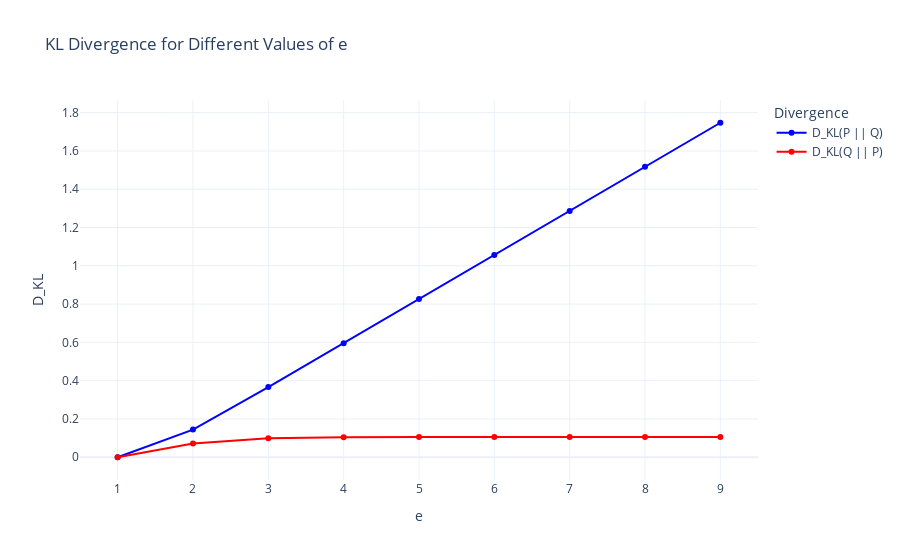

This figure's notebook cell:
### Code cell
p = (0.1, 0.9)

p_q = []
q_p = []
for e in range(1, 10):
    q = (0.1**e, 1 - 0.1**e)
    p_q.append(d_kl(p, q))
    q_p.append(d_kl(q, p))


import plotly.graph_objects as go

# Assuming d_kl is defined and p_q, q_p are computed
e_values = list(range(1, 10))  # x-axis values

fig = go.Figure()

# Add traces for p_q and q_p
fig.add_trace(
    go.Scatter(
        x=e_values,
        y=p_q,
        mode="lines+markers",
        name="D_KL(P || Q)",
        line=dict(color="blue"),
    )
)

fig.add_trace(
    go.Scatter(
        x=e_values,
        y=q_p,
        mode="lines+markers",
        name="D_KL(Q || P)",
        line=dict(color="red"),
    )
)

# Update layout
fig.update_layout(
    title="KL Divergence for Different Values of e",
    xaxis_title="e",
    yaxis_title="D_KL",
    legend_title="Divergence",
    template="plotly_white",
)

fig.show()

### Figure 1 — Plotly figure (JSON) as saved in the notebook; plotly's stock layout.template omitted (floating-point values rounded to 4 significant figures)
{"data": [{"line": {"color": "blue"}, "mode": "lines+markers", "name": "D_KL(P || Q)", "type": "scatter", "x": [1, 2, 3, 4, 5, 6, 7, 8, 9], "y": [0, 0.1445, 0.3666, 0.596, 0.8262, 1.056, 1.287, 1.517, 1.747]}, {"line": {"color": "red"}, "mode": "lines+markers", "name": "D_KL(Q || P)", "type": "scatter", "x": [1, 2, 3, 4, 5, 6, 7, 8, 9], "y": [0, 0.07133, 0.09965, 0.1046, 0.1053, 0.1053, 0.1054, 0.1054, 0.1054]}], "layout": {"legend": {"title": {"text": "Divergence"}}, "title": {"text": "KL Divergence for Different Values of e"}, "xaxis": {"title": {"text": "e"}}, "yaxis": {"title": {"text": "D_KL"}}}}
